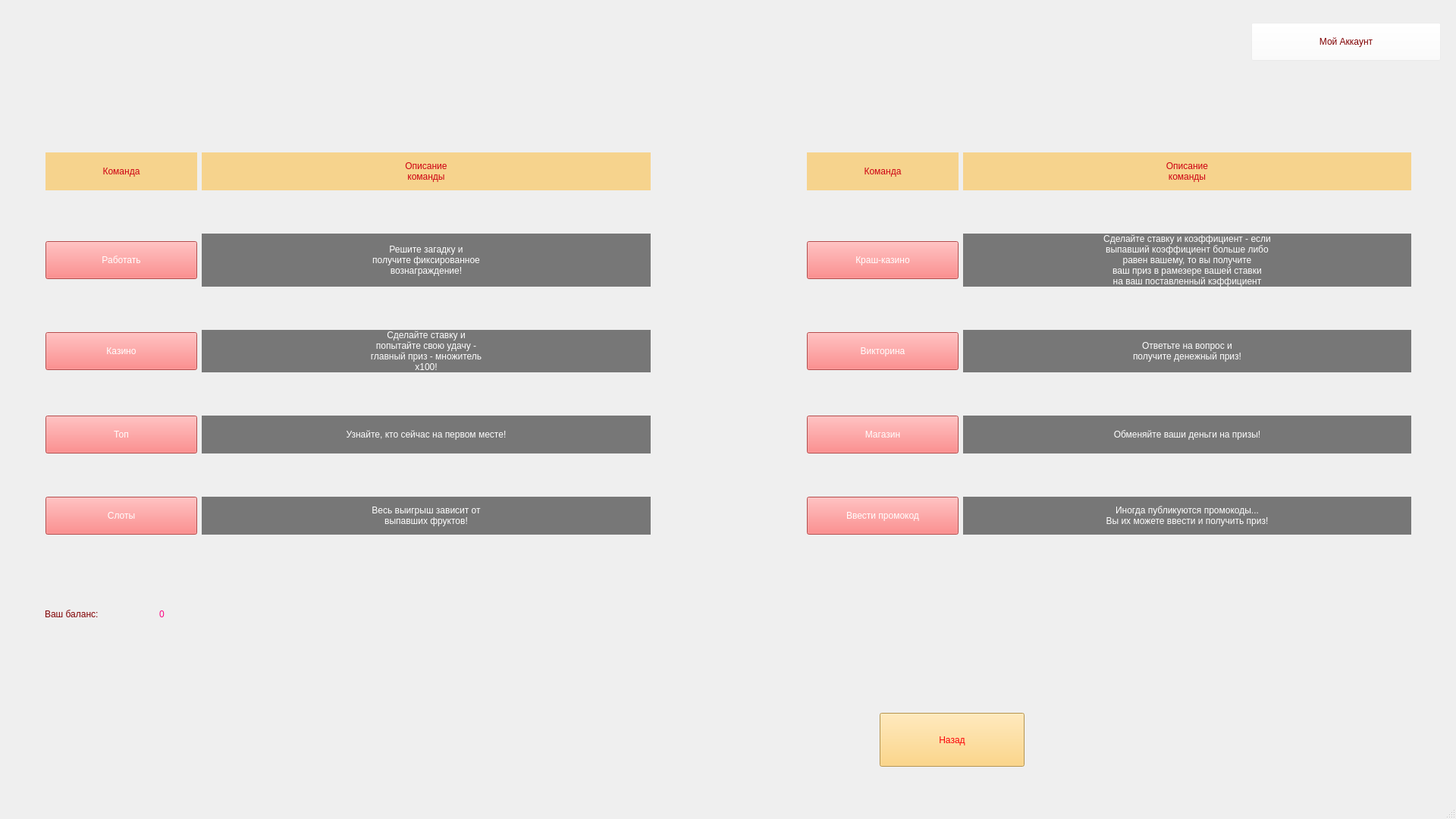
<?xml version="1.0" encoding="UTF-8"?>
<ui version="4.0">
 <class>ChoiceWindow</class>
 <widget class="QMainWindow" name="ChoiceWindow">
  <property name="enabled">
   <bool>true</bool>
  </property>
  <property name="geometry">
   <rect>
    <x>0</x>
    <y>0</y>
    <width>1920</width>
    <height>1080</height>
   </rect>
  </property>
  <property name="minimumSize">
   <size>
    <width>1920</width>
    <height>1080</height>
   </size>
  </property>
  <property name="baseSize">
   <size>
    <width>1920</width>
    <height>1080</height>
   </size>
  </property>
  <property name="windowTitle">
   <string>Команды</string>
  </property>
  <widget class="QWidget" name="centralwidget">
   <widget class="QWidget" name="gridLayoutWidget">
    <property name="geometry">
     <rect>
      <x>60</x>
      <y>150</y>
      <width>1801</width>
      <height>611</height>
     </rect>
    </property>
    <layout class="QGridLayout" name="gridLayout">
     <item row="0" column="2">
      <spacer name="horizontalSpacer_3">
       <property name="orientation">
        <enum>Qt::Horizontal</enum>
       </property>
       <property name="sizeType">
        <enum>QSizePolicy::Fixed</enum>
       </property>
       <property name="sizeHint" stdset="0">
        <size>
         <width>200</width>
         <height>20</height>
        </size>
       </property>
      </spacer>
     </item>
     <item row="3" column="0">
      <widget class="QPushButton" name="top_btn">
       <property name="minimumSize">
        <size>
         <width>150</width>
         <height>50</height>
        </size>
       </property>
       <property name="cursor">
        <cursorShape>PointingHandCursor</cursorShape>
       </property>
       <property name="styleSheet">
        <string notr="true">font: 24pt &quot;Georgia&quot;;
color: rgb(255, 255, 255);
background-color: rgb(253, 102, 102);</string>
       </property>
       <property name="text">
        <string>Топ</string>
       </property>
      </widget>
     </item>
     <item row="0" column="3">
      <widget class="QLabel" name="label_7">
       <property name="maximumSize">
        <size>
         <width>200</width>
         <height>50</height>
        </size>
       </property>
       <property name="styleSheet">
        <string notr="true">color: rgb(205, 0, 18);
font: 36pt &quot;Arial Black&quot;;
background-color: rgba(254, 184, 43, 128);</string>
       </property>
       <property name="text">
        <string>Команда</string>
       </property>
       <property name="alignment">
        <set>Qt::AlignCenter</set>
       </property>
      </widget>
     </item>
     <item row="3" column="3">
      <widget class="QPushButton" name="shop_btn">
       <property name="minimumSize">
        <size>
         <width>150</width>
         <height>50</height>
        </size>
       </property>
       <property name="cursor">
        <cursorShape>PointingHandCursor</cursorShape>
       </property>
       <property name="styleSheet">
        <string notr="true">font: 24pt &quot;Georgia&quot;;
color: rgb(255, 255, 255);
background-color: rgb(253, 102, 102);</string>
       </property>
       <property name="text">
        <string>Магазин</string>
       </property>
      </widget>
     </item>
     <item row="1" column="3">
      <widget class="QPushButton" name="crash_btn">
       <property name="minimumSize">
        <size>
         <width>150</width>
         <height>50</height>
        </size>
       </property>
       <property name="cursor">
        <cursorShape>PointingHandCursor</cursorShape>
       </property>
       <property name="styleSheet">
        <string notr="true">font: 24pt &quot;Georgia&quot;;
color: rgb(255, 255, 255);
background-color: rgb(253, 102, 102);</string>
       </property>
       <property name="text">
        <string>Краш-казино</string>
       </property>
      </widget>
     </item>
     <item row="0" column="4">
      <widget class="QLabel" name="label_8">
       <property name="styleSheet">
        <string notr="true">color: rgb(205, 0, 18);
font: 36pt &quot;Arial Black&quot;;
background-color: rgba(254, 184, 43, 128);</string>
       </property>
       <property name="text">
        <string>Описание
команды</string>
       </property>
       <property name="alignment">
        <set>Qt::AlignCenter</set>
       </property>
      </widget>
     </item>
     <item row="0" column="0">
      <widget class="QLabel" name="label_6">
       <property name="maximumSize">
        <size>
         <width>200</width>
         <height>50</height>
        </size>
       </property>
       <property name="styleSheet">
        <string notr="true">color: rgb(205, 0, 18);
font: 36pt &quot;Arial Black&quot;;
background-color: rgba(254, 184, 43, 128);</string>
       </property>
       <property name="text">
        <string>Команда</string>
       </property>
       <property name="alignment">
        <set>Qt::AlignCenter</set>
       </property>
      </widget>
     </item>
     <item row="0" column="1">
      <widget class="QLabel" name="label_5">
       <property name="styleSheet">
        <string notr="true">color: rgb(205, 0, 18);
font: 36pt &quot;Arial Black&quot;;
background-color: rgba(254, 184, 43, 128);</string>
       </property>
       <property name="text">
        <string>Описание
команды</string>
       </property>
       <property name="alignment">
        <set>Qt::AlignCenter</set>
       </property>
      </widget>
     </item>
     <item row="2" column="0">
      <widget class="QPushButton" name="kazino_btn">
       <property name="minimumSize">
        <size>
         <width>150</width>
         <height>50</height>
        </size>
       </property>
       <property name="cursor">
        <cursorShape>PointingHandCursor</cursorShape>
       </property>
       <property name="styleSheet">
        <string notr="true">font: 24pt &quot;Georgia&quot;;
color: rgb(255, 255, 255);
background-color: rgb(253, 102, 102);</string>
       </property>
       <property name="text">
        <string>Казино</string>
       </property>
      </widget>
     </item>
     <item row="2" column="3">
      <widget class="QPushButton" name="viktorina_btn">
       <property name="minimumSize">
        <size>
         <width>150</width>
         <height>50</height>
        </size>
       </property>
       <property name="cursor">
        <cursorShape>PointingHandCursor</cursorShape>
       </property>
       <property name="styleSheet">
        <string notr="true">font: 24pt &quot;Georgia&quot;;
color: rgb(255, 255, 255);
background-color: rgb(253, 102, 102);</string>
       </property>
       <property name="text">
        <string>Викторина</string>
       </property>
      </widget>
     </item>
     <item row="1" column="0">
      <widget class="QPushButton" name="work_btn">
       <property name="minimumSize">
        <size>
         <width>150</width>
         <height>50</height>
        </size>
       </property>
       <property name="cursor">
        <cursorShape>PointingHandCursor</cursorShape>
       </property>
       <property name="styleSheet">
        <string notr="true">font: 24pt &quot;Georgia&quot;;
color: rgb(255, 255, 255);
background-color: rgb(253, 102, 102);</string>
       </property>
       <property name="text">
        <string>Работать</string>
       </property>
      </widget>
     </item>
     <item row="1" column="1">
      <widget class="QLabel" name="label_2">
       <property name="styleSheet">
        <string notr="true">background-color: rgba(0, 0, 0, 128);
color: rgb(255, 255, 255);
font: 24pt &quot;Verdana&quot;;</string>
       </property>
       <property name="text">
        <string>Решите загадку и
получите фиксированное
вознаграждение!</string>
       </property>
       <property name="alignment">
        <set>Qt::AlignCenter</set>
       </property>
      </widget>
     </item>
     <item row="2" column="1">
      <widget class="QLabel" name="label_11">
       <property name="styleSheet">
        <string notr="true">background-color: rgba(0, 0, 0, 128);
color: rgb(255, 255, 255);
font: 24pt &quot;Verdana&quot;;</string>
       </property>
       <property name="text">
        <string>Сделайте ставку и
попытайте свою удачу -
главный приз - множитель
x100!</string>
       </property>
       <property name="alignment">
        <set>Qt::AlignCenter</set>
       </property>
      </widget>
     </item>
     <item row="3" column="1">
      <widget class="QLabel" name="label_14">
       <property name="styleSheet">
        <string notr="true">background-color: rgba(0, 0, 0, 128);
color: rgb(255, 255, 255);
font: 24pt &quot;Verdana&quot;;</string>
       </property>
       <property name="text">
        <string>Узнайте, кто сейчас на первом месте!</string>
       </property>
       <property name="alignment">
        <set>Qt::AlignCenter</set>
       </property>
      </widget>
     </item>
     <item row="1" column="4">
      <widget class="QLabel" name="label_13">
       <property name="styleSheet">
        <string notr="true">background-color: rgba(0, 0, 0, 128);
color: rgb(255, 255, 255);
font: 24pt &quot;Verdana&quot;;</string>
       </property>
       <property name="text">
        <string>Сделайте ставку и коэффициент - если
выпавший коэффициент больше либо
равен вашему, то вы получите
ваш приз в рамезере вашей ставки
на ваш поставленный кэффициент</string>
       </property>
       <property name="alignment">
        <set>Qt::AlignCenter</set>
       </property>
      </widget>
     </item>
     <item row="2" column="4">
      <widget class="QLabel" name="label_12">
       <property name="styleSheet">
        <string notr="true">background-color: rgba(0, 0, 0, 128);
color: rgb(255, 255, 255);
font: 24pt &quot;Verdana&quot;;</string>
       </property>
       <property name="text">
        <string>Ответьте на вопрос и
получите денежный приз!</string>
       </property>
       <property name="alignment">
        <set>Qt::AlignCenter</set>
       </property>
      </widget>
     </item>
     <item row="3" column="4">
      <widget class="QLabel" name="label_15">
       <property name="styleSheet">
        <string notr="true">background-color: rgba(0, 0, 0, 128);
color: rgb(255, 255, 255);
font: 24pt &quot;Verdana&quot;;</string>
       </property>
       <property name="text">
        <string>Обменяйте ваши деньги на призы!</string>
       </property>
       <property name="alignment">
        <set>Qt::AlignCenter</set>
       </property>
      </widget>
     </item>
     <item row="4" column="0">
      <widget class="QPushButton" name="slots_btn">
       <property name="minimumSize">
        <size>
         <width>150</width>
         <height>50</height>
        </size>
       </property>
       <property name="cursor">
        <cursorShape>PointingHandCursor</cursorShape>
       </property>
       <property name="styleSheet">
        <string notr="true">font: 24pt &quot;Georgia&quot;;
color: rgb(255, 255, 255);
background-color: rgb(253, 102, 102);</string>
       </property>
       <property name="text">
        <string>Слоты</string>
       </property>
      </widget>
     </item>
     <item row="4" column="1">
      <widget class="QLabel" name="label_16">
       <property name="styleSheet">
        <string notr="true">background-color: rgba(0, 0, 0, 128);
color: rgb(255, 255, 255);
font: 24pt &quot;Verdana&quot;;</string>
       </property>
       <property name="text">
        <string>Весь выигрыш зависит от
выпавших фруктов!</string>
       </property>
       <property name="alignment">
        <set>Qt::AlignCenter</set>
       </property>
      </widget>
     </item>
     <item row="4" column="3">
      <widget class="QPushButton" name="promo_btn">
       <property name="minimumSize">
        <size>
         <width>150</width>
         <height>50</height>
        </size>
       </property>
       <property name="cursor">
        <cursorShape>PointingHandCursor</cursorShape>
       </property>
       <property name="styleSheet">
        <string notr="true">font: 24pt &quot;Georgia&quot;;
color: rgb(255, 255, 255);
background-color: rgb(253, 102, 102);</string>
       </property>
       <property name="text">
        <string>Ввести промокод</string>
       </property>
      </widget>
     </item>
     <item row="4" column="4">
      <widget class="QLabel" name="label_17">
       <property name="styleSheet">
        <string notr="true">background-color: rgba(0, 0, 0, 128);
color: rgb(255, 255, 255);
font: 24pt &quot;Verdana&quot;;</string>
       </property>
       <property name="text">
        <string>Иногда публикуются промокоды...
Вы их можете ввести и получить приз!</string>
       </property>
       <property name="alignment">
        <set>Qt::AlignCenter</set>
       </property>
      </widget>
     </item>
    </layout>
   </widget>
   <widget class="QWidget" name="horizontalLayoutWidget">
    <property name="geometry">
     <rect>
      <x>59</x>
      <y>759</y>
      <width>551</width>
      <height>101</height>
     </rect>
    </property>
    <layout class="QHBoxLayout" name="horizontalLayout">
     <item>
      <widget class="QLabel" name="label">
       <property name="styleSheet">
        <string notr="true">font: 24pt &quot;Arial&quot;;
color: rgb(128, 0, 2);</string>
       </property>
       <property name="text">
        <string>Ваш баланс:</string>
       </property>
      </widget>
     </item>
     <item>
      <widget class="QLabel" name="balance_curr_txt">
       <property name="minimumSize">
        <size>
         <width>400</width>
         <height>0</height>
        </size>
       </property>
       <property name="styleSheet">
        <string notr="true">font: 30pt &quot;Impact&quot;;
color: rgb(252, 2, 128);</string>
       </property>
       <property name="text">
        <string>0</string>
       </property>
      </widget>
     </item>
    </layout>
   </widget>
   <widget class="QPushButton" name="acc">
    <property name="geometry">
     <rect>
      <x>1650</x>
      <y>30</y>
      <width>250</width>
      <height>50</height>
     </rect>
    </property>
    <property name="minimumSize">
     <size>
      <width>250</width>
      <height>50</height>
     </size>
    </property>
    <property name="cursor">
     <cursorShape>PointingHandCursor</cursorShape>
    </property>
    <property name="styleSheet">
     <string notr="true">background-color: rgba(255, 255, 255, 40);
font: 30pt &quot;Arial&quot;;
color: rgb(128, 0, 2);</string>
    </property>
    <property name="text">
     <string>Мой Аккаунт</string>
    </property>
   </widget>
   <widget class="QPushButton" name="go_back">
    <property name="geometry">
     <rect>
      <x>1160</x>
      <y>940</y>
      <width>191</width>
      <height>71</height>
     </rect>
    </property>
    <property name="minimumSize">
     <size>
      <width>0</width>
      <height>60</height>
     </size>
    </property>
    <property name="maximumSize">
     <size>
      <width>200</width>
      <height>16777215</height>
     </size>
    </property>
    <property name="cursor">
     <cursorShape>PointingHandCursor</cursorShape>
    </property>
    <property name="styleSheet">
     <string notr="true">font: 75 36pt &quot;Courier&quot;;
color: rgb(252, 1, 7);
background-color: rgb(254, 204, 102);</string>
    </property>
    <property name="text">
     <string>Назад</string>
    </property>
   </widget>
  </widget>
  <widget class="QMenuBar" name="menubar">
   <property name="geometry">
    <rect>
     <x>0</x>
     <y>0</y>
     <width>1920</width>
     <height>24</height>
    </rect>
   </property>
  </widget>
  <widget class="QStatusBar" name="statusbar"/>
 </widget>
 <resources/>
 <connections/>
</ui>
